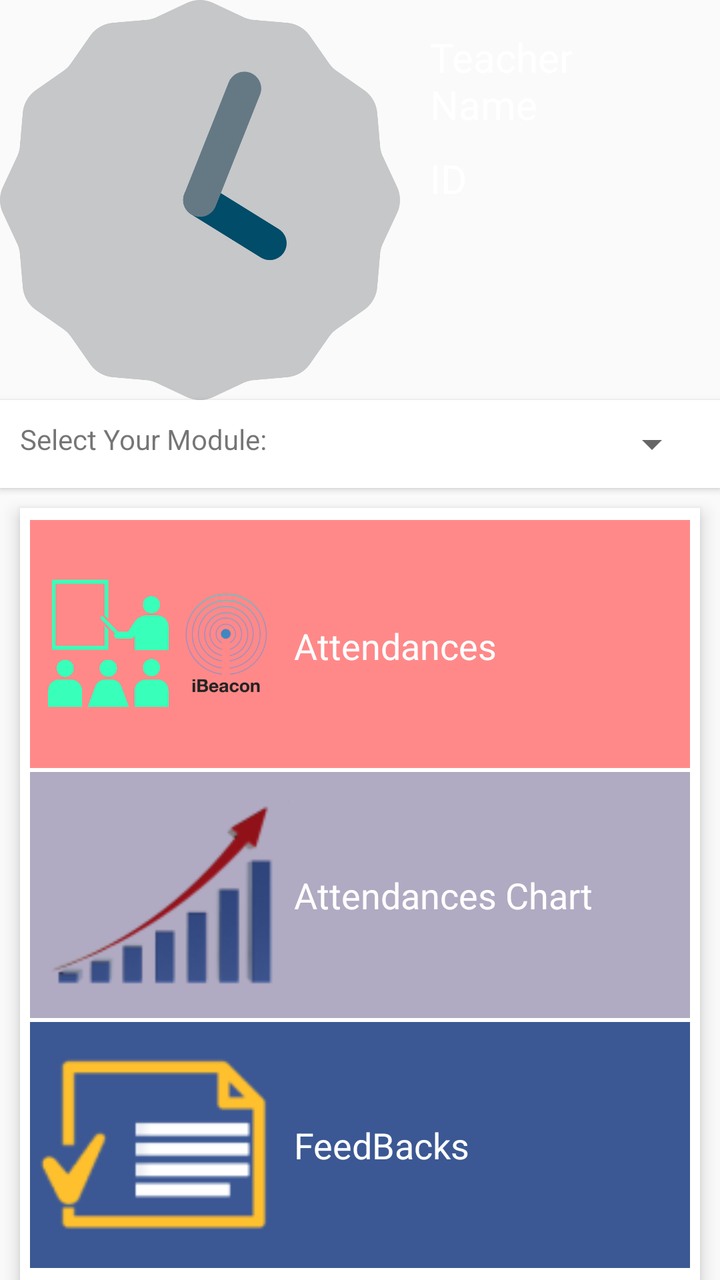
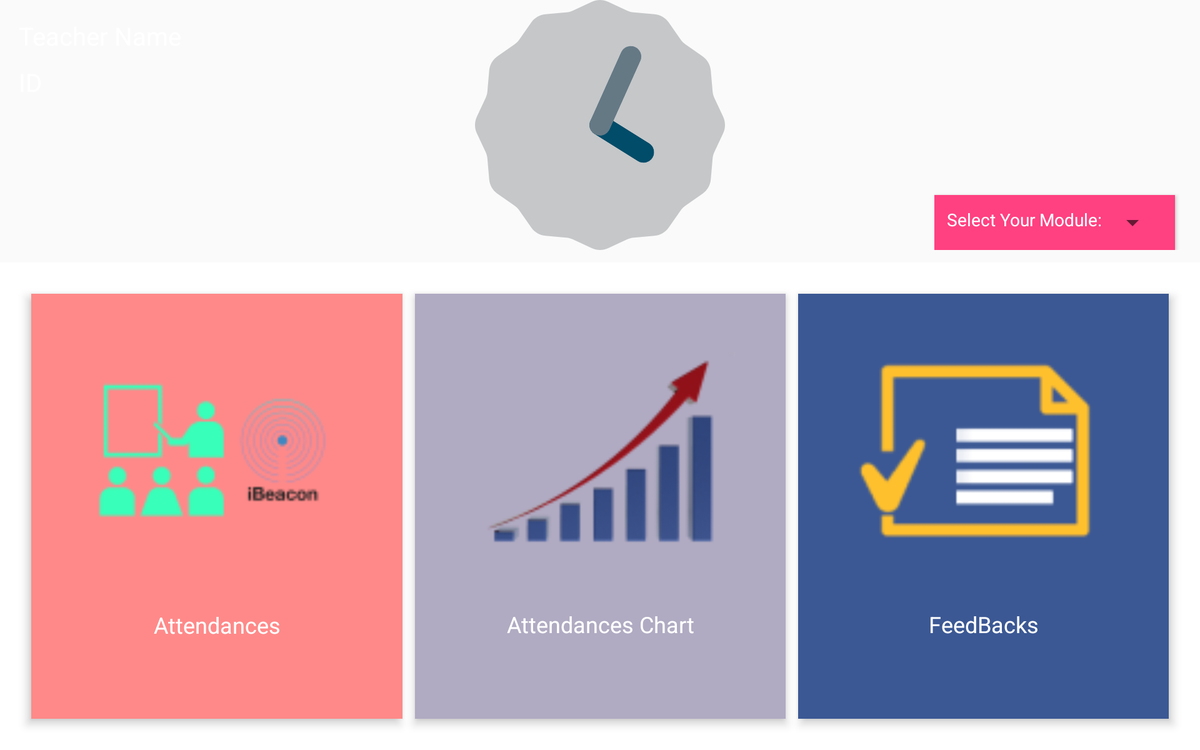

One screen, two layout resources from the same app: the default and the author's alternative for another configuration. Each is rendered where Android would select it; the XML of both is given below.
<!-- AndroidManifest.xml: application theme AppTheme -->
<!-- res/layout/fragment_main_fragment_teacher.xml -->
<RelativeLayout xmlns:android="http://schemas.android.com/apk/res/android"
    xmlns:tools="http://schemas.android.com/tools" android:layout_width="match_parent"
    android:layout_height="match_parent"
    tools:context="com.mts.athanasiosmoutsioulis.edaattendancesystem.MainFragmentTeacher">

    <RelativeLayout
        android:layout_width="fill_parent"
        android:layout_height="fill_parent"
        >

        <RelativeLayout
            android:layout_width="fill_parent"
            android:layout_height="200dp"
            android:id="@+id/rl_header"
            android:background="@drawable/material_design_wallpaper">

            <AnalogClock
                android:layout_width="wrap_content"
                android:layout_height="wrap_content"
                android:id="@+id/analogClock"
                android:layout_centerVertical="true" />

            <LinearLayout
                android:orientation="vertical"
                android:layout_width="match_parent"
                android:layout_height="match_parent"
                android:layout_alignTop="@+id/analogClock"
                android:layout_toRightOf="@+id/analogClock"
                android:padding="10dp">

                <TextView
                    android:layout_width="wrap_content"
                    android:layout_height="wrap_content"
                    android:text="Teacher Name"
                    android:id="@+id/tv_fbName"
                    android:textColor="#fff"
                    android:padding="5dp"
                    android:textSize="20sp" />

                <TextView
                    android:layout_width="wrap_content"
                    android:layout_height="wrap_content"
                    android:text="ID"
                    android:id="@+id/tv_id"
                    android:textColor="#fff"
                    android:padding="5dp"
                    android:textSize="20sp" />

            </LinearLayout>

        </RelativeLayout>

        <LinearLayout
            android:orientation="vertical"
            android:layout_width="fill_parent"
            android:layout_height="match_parent"
            android:weightSum="3"
            android:layout_marginTop="10dp"
            android:padding="5dp"
            android:clipToPadding="false"
            android:elevation="5dp"
            android:background="#fff"
            android:layout_marginLeft="10dp"
            android:layout_marginRight="10dp"
            android:layout_below="@+id/ll_module">


            <LinearLayout
                android:orientation="horizontal"
                android:layout_width="match_parent"
                android:layout_height="wrap_content"
                android:weightSum="5"
                android:layout_weight="1"
                android:background="#ff8989"
                android:layout_marginBottom="1dp"
                android:layout_marginTop="1dp"
                android:id="@+id/teacher_ll_attendances">

                <ImageView
                    android:layout_width="fill_parent"
                    android:layout_height="fill_parent"
                    android:id="@+id/imageView2"
                    android:src="@drawable/classes_icon"
                    android:layout_weight="3" />

                <TextView
                    android:layout_width="fill_parent"
                    android:layout_height="wrap_content"
                    android:id="@+id/editText"
                    android:text="Attendances"
                    android:layout_gravity="center_vertical"
                    android:layout_weight="2"
                    android:textSize="18sp"
                    android:textColor="#fff"
                    android:layout_marginTop="1dp" />
            </LinearLayout>
            <LinearLayout
                android:orientation="horizontal"
                android:layout_width="match_parent"
                android:layout_height="wrap_content"
                android:weightSum="5"
                android:id="@+id/teacher_ll_charts"
                android:layout_weight="1"
                android:background="#b0aac2"
                android:layout_marginTop="1dp"
                android:layout_marginBottom="1dp">

                <ImageView
                    android:layout_width="fill_parent"
                    android:layout_height="fill_parent"
                    android:id="@+id/imageView3"
                    android:src="@drawable/chart"
                    android:layout_weight="3" />

                <TextView
                    android:layout_width="fill_parent"
                    android:layout_height="wrap_content"
                    android:id="@+id/editText1"
                    android:text="Attendances Chart"
                    android:layout_gravity="center_vertical"
                    android:layout_weight="2"
                    android:textSize="18sp"
                    android:textColor="#fff" />
            </LinearLayout>
            <LinearLayout
                android:orientation="horizontal"
                android:layout_width="match_parent"
                android:layout_height="wrap_content"
                android:weightSum="5"
                android:layout_weight="1"
                android:background="#3B5894"
                android:layout_marginTop="1dp"
                android:layout_marginBottom="1dp"
                android:id="@+id/teacher_ll_feedback"
                >

                <ImageView
                    android:layout_width="fill_parent"
                    android:layout_height="fill_parent"
                    android:id="@+id/imageView4"
                    android:layout_weight="3"
                    android:src="@drawable/feedback_teacher" />

                <TextView
                    android:layout_width="fill_parent"
                    android:layout_height="wrap_content"
                    android:id="@+id/editText2"
                    android:text="FeedBacks"
                    android:layout_gravity="center_vertical"
                    android:layout_weight="2"
                    android:textSize="18sp"
                    android:textColor="#fff" />
            </LinearLayout>
        </LinearLayout>

        <LinearLayout
            android:orientation="horizontal"
            android:layout_width="match_parent"
            android:layout_height="wrap_content"
            android:id="@+id/ll_module"
            android:layout_below="@+id/rl_header"
            android:padding="10dp"
            android:background="#fff"
            android:elevation="2dp">

            <TextView
                android:layout_width="fill_parent"
                android:layout_height="wrap_content"
                android:text="Select Your Module:"
                android:id="@+id/textView4"
                android:layout_weight="1" />

            <Spinner
                android:layout_width="fill_parent"
                android:layout_height="wrap_content"
                android:id="@+id/spinner_module"
                android:layout_weight="1" />
        </LinearLayout>

        
            
            
            
            
            
            
            
            
            
    </RelativeLayout>


</RelativeLayout>
<!-- resources referenced by this layout -->
<resources>
  <!-- drawable chart: png bitmap (drawable-xhdpi, 6273 bytes) -->
  <!-- drawable classes_icon: png bitmap (drawable-xhdpi, 3873 bytes) -->
  <!-- drawable feedback_teacher: png bitmap (drawable-xhdpi, 2528 bytes) -->
  <style name="AppTheme" parent="Theme.AppCompat.Light.DarkActionBar">
          
          <item name="colorPrimary">@color/colorPrimary</item>
          <item name="colorPrimaryDark">@color/colorPrimaryDark</item>
          <item name="colorAccent">@color/colorAccent</item>
      </style>
  <color name="colorPrimary">#009688</color>
  <color name="colorPrimaryDark">#00796B</color>
  <color name="colorAccent">#FF4081</color>
</resources>
<!-- res/layout-w900dp/fragment_main_fragment_teacher.xml (the author's variant of the layout above) -->
<!-- drawn on a 7-inch tablet turned sideways -->
<RelativeLayout xmlns:android="http://schemas.android.com/apk/res/android"
    xmlns:tools="http://schemas.android.com/tools" android:layout_width="match_parent"
    android:layout_height="match_parent"
    tools:context="com.mts.athanasiosmoutsioulis.edaattendancesystem.MainFragmentTeacher">

    <RelativeLayout
        android:layout_width="fill_parent"
        android:layout_height="fill_parent"
        >

        <RelativeLayout
            android:layout_width="fill_parent"
            android:layout_height="200dp"
            android:id="@+id/rl_header"
            android:background="@drawable/material_design_wallpaper">

            <AnalogClock
                android:layout_width="wrap_content"
                android:layout_height="wrap_content"
                android:id="@+id/analogClock"
                android:layout_centerInParent="true" />

            <LinearLayout
                android:orientation="vertical"
                android:layout_width="wrap_content"
                android:layout_height="match_parent"
                android:padding="10dp"
                android:layout_alignParentLeft="true">

                <TextView
                    android:layout_width="wrap_content"
                    android:layout_height="wrap_content"
                    android:text="Teacher Name"
                    android:id="@+id/tv_fbName"
                    android:textColor="#fff"
                    android:padding="5dp"
                    android:textSize="20sp" />

                <TextView
                    android:layout_width="wrap_content"
                    android:layout_height="wrap_content"
                    android:text="ID"
                    android:id="@+id/tv_id"
                    android:textColor="#fff"
                    android:padding="5dp"
                    android:textSize="20sp" />

            </LinearLayout>

            <LinearLayout
                android:orientation="horizontal"
                android:layout_width="wrap_content"
                android:layout_height="wrap_content"
                android:id="@+id/ll_module"
                android:padding="10dp"
                android:elevation="2dp"
                android:layout_alignParentRight="true"
                android:layout_alignParentEnd="true"
                android:layout_alignParentBottom="true"
                android:background="@color/colorAccent"
                android:layout_marginRight="20dp">

                <TextView
                    android:layout_width="wrap_content"
                    android:layout_height="wrap_content"
                    android:text="Select Your Module:"
                    android:id="@+id/textView4"
                    android:textColor="#fff" />

                <Spinner
                    android:layout_width="wrap_content"
                    android:layout_height="wrap_content"
                    android:id="@+id/spinner_module" />
            </LinearLayout>

        </RelativeLayout>

        <LinearLayout
            android:orientation="horizontal"
            android:layout_width="fill_parent"
            android:layout_height="match_parent"
            android:weightSum="3"
            android:layout_marginTop="10dp"
            android:clipToPadding="false"
            android:background="#fff"
            android:layout_below="@+id/rl_header"
            android:padding="20dp">


            <LinearLayout
                android:orientation="vertical"
                android:layout_width="match_parent"
                android:layout_height="fill_parent"
                android:weightSum="10"
                android:layout_weight="1"
                android:background="#ff8989"
                android:id="@+id/teacher_ll_attendances"
                android:elevation="5dp"
                android:layout_margin="5dp">

                <ImageView
                    android:layout_width="fill_parent"
                    android:layout_height="0dp"
                    android:id="@+id/imageView2"
                    android:src="@drawable/classes_icon"
                    android:layout_weight="8"
                    android:layout_gravity="center_horizontal"
                    android:padding="40dp" />

                <TextView
                    android:layout_width="fill_parent"
                    android:layout_height="wrap_content"
                    android:id="@+id/editText"
                    android:text="Attendances"
                    android:layout_gravity="center_vertical"
                    android:layout_weight="2"
                    android:textSize="18sp"
                    android:textColor="#fff"
                    android:layout_marginTop="1dp"
                    android:gravity="center_horizontal" />
            </LinearLayout>
            <LinearLayout
                android:orientation="vertical"
                android:layout_width="match_parent"
                android:layout_height="fill_parent"
                android:weightSum="10"
                android:id="@+id/teacher_ll_charts"
                android:layout_weight="1"
                android:background="#b0aac2"
                android:elevation="5dp"
                android:layout_margin="5dp">

                <ImageView
                    android:layout_width="match_parent"
                    android:layout_height="0dp"
                    android:id="@+id/imageView3"
                    android:src="@drawable/chart"
                    android:layout_gravity="center_horizontal"
                    android:layout_weight="8"
                    android:padding="40dp" />

                <TextView
                    android:layout_width="fill_parent"
                    android:layout_height="wrap_content"
                    android:id="@+id/editText1"
                    android:text="Attendances Chart"
                    android:layout_gravity="center_horizontal"
                    android:textSize="18sp"
                    android:textColor="#fff"
                    android:layout_weight="2"
                    android:gravity="center_horizontal" />
            </LinearLayout>
            <LinearLayout
                android:orientation="vertical"
                android:layout_width="fill_parent"
                android:layout_height="fill_parent"
                android:weightSum="10"
                android:background="#3B5894"
                android:id="@+id/teacher_ll_feedback"
                android:layout_weight="1"
                android:elevation="5dp"
                android:layout_margin="5dp">

                <ImageView
                    android:layout_width="match_parent"
                    android:layout_height="0dp"
                    android:id="@+id/imageView4"
                    android:src="@drawable/feedback_teacher"
                    android:layout_weight="8"
                    android:layout_gravity="center_horizontal"
                    android:padding="40dp" />

                <TextView
                    android:layout_width="fill_parent"
                    android:layout_height="wrap_content"
                    android:id="@+id/editText2"
                    android:text="FeedBacks"
                    android:layout_gravity="center_vertical"
                    android:textSize="18sp"
                    android:textColor="#fff"
                    android:layout_weight="2"
                    android:gravity="center_horizontal" />
            </LinearLayout>
        </LinearLayout>

        
        
        
        
        
        
        
        
        
        
    </RelativeLayout>


</RelativeLayout>
<!-- resources referenced by the variant -->
<!-- as a 7-inch tablet turned sideways resolves them -->
<resources>
  <color name="colorAccent">#FF4081</color>
  <!-- drawable chart: png bitmap (drawable-xhdpi, 6273 bytes) -->
  <!-- drawable classes_icon: png bitmap (drawable-xhdpi, 3873 bytes) -->
  <!-- drawable feedback_teacher: png bitmap (drawable-xhdpi, 2528 bytes) -->
  <style name="AppTheme" parent="Theme.AppCompat.Light.DarkActionBar">
          
          <item name="colorPrimary">@color/colorPrimary</item>
          <item name="colorPrimaryDark">@color/colorPrimaryDark</item>
          <item name="colorAccent">@color/colorAccent</item>
      </style>
  <color name="colorPrimary">#009688</color>
  <color name="colorPrimaryDark">#00796B</color>
</resources>
